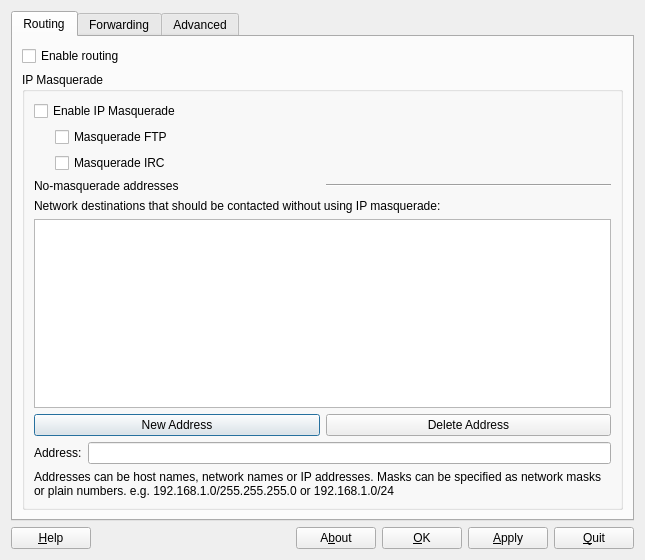
<?xml version="1.0" encoding="UTF-8"?>
<ui version="4.0">
 <class>GuideDogApp</class>
 <widget class="QDialog" name="GuideDogApp">
  <property name="geometry">
   <rect>
    <x>0</x>
    <y>0</y>
    <width>645</width>
    <height>560</height>
   </rect>
  </property>
  <property name="sizePolicy">
   <sizepolicy hsizetype="MinimumExpanding" vsizetype="MinimumExpanding">
    <horstretch>0</horstretch>
    <verstretch>0</verstretch>
   </sizepolicy>
  </property>
  <property name="minimumSize">
   <size>
    <width>645</width>
    <height>560</height>
   </size>
  </property>
  <property name="windowTitle">
   <string>Advanced Network Configuration - Guidedog</string>
  </property>
  <property name="windowIcon">
   <iconset resource="resources.qrc">
    <normaloff>:/images/hi48-app-guidedog.png</normaloff>:/images/hi48-app-guidedog.png</iconset>
  </property>
  <layout class="QVBoxLayout">
   <item>
    <widget class="QTabWidget" name="tabWidget">
     <property name="currentIndex">
      <number>0</number>
     </property>
     <widget class="QWidget" name="routingpage">
      <attribute name="title">
       <string>Routing</string>
      </attribute>
      <layout class="QVBoxLayout">
       <property name="spacing">
        <number>6</number>
       </property>
       <property name="leftMargin">
        <number>9</number>
       </property>
       <property name="topMargin">
        <number>9</number>
       </property>
       <property name="rightMargin">
        <number>9</number>
       </property>
       <property name="bottomMargin">
        <number>9</number>
       </property>
       <item>
        <widget class="QCheckBox" name="routingcheckbox">
         <property name="text">
          <string>Enable routing</string>
         </property>
        </widget>
       </item>
       <item>
        <widget class="QGroupBox" name="groupBox">
         <property name="sizePolicy">
          <sizepolicy hsizetype="Expanding" vsizetype="Expanding">
           <horstretch>0</horstretch>
           <verstretch>0</verstretch>
          </sizepolicy>
         </property>
         <property name="sizeIncrement">
          <size>
           <width>1</width>
           <height>1</height>
          </size>
         </property>
         <property name="title">
          <string>IP Masquerade</string>
         </property>
         <layout class="QVBoxLayout">
          <property name="spacing">
           <number>6</number>
          </property>
          <property name="leftMargin">
           <number>9</number>
          </property>
          <property name="topMargin">
           <number>9</number>
          </property>
          <property name="rightMargin">
           <number>9</number>
          </property>
          <property name="bottomMargin">
           <number>9</number>
          </property>
          <item>
           <widget class="QCheckBox" name="masqueradecheckbox">
            <property name="text">
             <string>Enable IP Masquerade</string>
            </property>
           </widget>
          </item>
          <item>
           <layout class="QHBoxLayout">
            <property name="spacing">
             <number>0</number>
            </property>
            <property name="leftMargin">
             <number>0</number>
            </property>
            <property name="topMargin">
             <number>0</number>
            </property>
            <property name="rightMargin">
             <number>0</number>
            </property>
            <property name="bottomMargin">
             <number>0</number>
            </property>
            <item>
             <spacer>
              <property name="orientation">
               <enum>Qt::Horizontal</enum>
              </property>
              <property name="sizeType">
               <enum>QSizePolicy::Fixed</enum>
              </property>
              <property name="sizeHint" stdset="0">
               <size>
                <width>21</width>
                <height>20</height>
               </size>
              </property>
             </spacer>
            </item>
            <item>
             <layout class="QVBoxLayout">
              <property name="spacing">
               <number>6</number>
              </property>
              <property name="leftMargin">
               <number>0</number>
              </property>
              <property name="topMargin">
               <number>0</number>
              </property>
              <property name="rightMargin">
               <number>0</number>
              </property>
              <property name="bottomMargin">
               <number>0</number>
              </property>
              <item>
               <widget class="QCheckBox" name="masqueradeftpcheckbox">
                <property name="text">
                 <string>Masquerade FTP</string>
                </property>
               </widget>
              </item>
              <item>
               <widget class="QCheckBox" name="masqueradeirccheckbox">
                <property name="text">
                 <string>Masquerade IRC</string>
                </property>
               </widget>
              </item>
             </layout>
            </item>
           </layout>
          </item>
          <item>
           <layout class="QHBoxLayout">
            <property name="spacing">
             <number>6</number>
            </property>
            <property name="leftMargin">
             <number>0</number>
            </property>
            <property name="topMargin">
             <number>0</number>
            </property>
            <property name="rightMargin">
             <number>0</number>
            </property>
            <property name="bottomMargin">
             <number>0</number>
            </property>
            <item>
             <widget class="QLabel" name="label">
              <property name="sizePolicy">
               <sizepolicy hsizetype="Minimum" vsizetype="Preferred">
                <horstretch>0</horstretch>
                <verstretch>0</verstretch>
               </sizepolicy>
              </property>
              <property name="text">
               <string>No-masquerade addresses</string>
              </property>
             </widget>
            </item>
            <item>
             <widget class="Line" name="line">
              <property name="orientation">
               <enum>Qt::Horizontal</enum>
              </property>
             </widget>
            </item>
           </layout>
          </item>
          <item>
           <widget class="QLabel" name="label_2">
            <property name="text">
             <string>Network destinations that should be contacted without using IP masquerade: </string>
            </property>
           </widget>
          </item>
          <item>
           <widget class="QListWidget" name="nomasqlistbox">
            <property name="sizePolicy">
             <sizepolicy hsizetype="Expanding" vsizetype="Expanding">
              <horstretch>0</horstretch>
              <verstretch>0</verstretch>
             </sizepolicy>
            </property>
            <property name="minimumSize">
             <size>
              <width>0</width>
              <height>0</height>
             </size>
            </property>
           </widget>
          </item>
          <item>
           <layout class="QHBoxLayout">
            <property name="spacing">
             <number>6</number>
            </property>
            <property name="leftMargin">
             <number>0</number>
            </property>
            <property name="topMargin">
             <number>0</number>
            </property>
            <property name="rightMargin">
             <number>0</number>
            </property>
            <property name="bottomMargin">
             <number>0</number>
            </property>
            <item>
             <widget class="QPushButton" name="newnomasqbutton">
              <property name="text">
               <string>New Address</string>
              </property>
             </widget>
            </item>
            <item>
             <widget class="QPushButton" name="deleteenomasqbutton">
              <property name="text">
               <string>Delete Address</string>
              </property>
             </widget>
            </item>
           </layout>
          </item>
          <item>
           <layout class="QHBoxLayout">
            <property name="spacing">
             <number>6</number>
            </property>
            <property name="leftMargin">
             <number>0</number>
            </property>
            <property name="topMargin">
             <number>0</number>
            </property>
            <property name="rightMargin">
             <number>0</number>
            </property>
            <property name="bottomMargin">
             <number>0</number>
            </property>
            <item>
             <widget class="QLabel" name="label_3">
              <property name="text">
               <string>Address:</string>
              </property>
             </widget>
            </item>
            <item>
             <widget class="SimeLineEdit" name="nomasqlineedit"/>
            </item>
           </layout>
          </item>
          <item>
           <widget class="QLabel" name="label_4">
            <property name="text">
             <string>Addresses can be host names, network names or IP addresses. Masks can be specified as network masks or plain numbers. e.g. 192.168.1.0/255.255.255.0 or 192.168.1.0/24</string>
            </property>
            <property name="wordWrap">
             <bool>true</bool>
            </property>
           </widget>
          </item>
         </layout>
        </widget>
       </item>
      </layout>
     </widget>
     <widget class="QWidget" name="forwardingpage">
      <attribute name="title">
       <string>Forwarding</string>
      </attribute>
      <layout class="QVBoxLayout">
       <property name="spacing">
        <number>6</number>
       </property>
       <property name="leftMargin">
        <number>9</number>
       </property>
       <property name="topMargin">
        <number>9</number>
       </property>
       <property name="rightMargin">
        <number>9</number>
       </property>
       <property name="bottomMargin">
        <number>9</number>
       </property>
       <item>
        <widget class="QLabel" name="label_5">
         <property name="text">
          <string>Port forwarding rules:</string>
         </property>
        </widget>
       </item>
       <item>
        <widget class="QListWidget" name="forwardlistbox"/>
       </item>
       <item>
        <layout class="QHBoxLayout">
         <property name="spacing">
          <number>6</number>
         </property>
         <property name="leftMargin">
          <number>0</number>
         </property>
         <property name="topMargin">
          <number>0</number>
         </property>
         <property name="rightMargin">
          <number>0</number>
         </property>
         <property name="bottomMargin">
          <number>0</number>
         </property>
         <item>
          <widget class="QPushButton" name="newforwardbutton">
           <property name="text">
            <string>New rule</string>
           </property>
          </widget>
         </item>
         <item>
          <widget class="QPushButton" name="deleteforwardbutton">
           <property name="text">
            <string>Delete rule</string>
           </property>
          </widget>
         </item>
        </layout>
       </item>
       <item>
        <layout class="QHBoxLayout">
         <property name="spacing">
          <number>6</number>
         </property>
         <property name="leftMargin">
          <number>0</number>
         </property>
         <property name="topMargin">
          <number>0</number>
         </property>
         <property name="rightMargin">
          <number>0</number>
         </property>
         <property name="bottomMargin">
          <number>0</number>
         </property>
         <item>
          <widget class="QGroupBox" name="groupBox_2">
           <property name="title">
            <string>Original destination</string>
           </property>
           <layout class="QVBoxLayout">
            <property name="spacing">
             <number>6</number>
            </property>
            <property name="leftMargin">
             <number>9</number>
            </property>
            <property name="topMargin">
             <number>9</number>
            </property>
            <property name="rightMargin">
             <number>9</number>
            </property>
            <property name="bottomMargin">
             <number>9</number>
            </property>
            <item>
             <layout class="QGridLayout">
              <property name="leftMargin">
               <number>0</number>
              </property>
              <property name="topMargin">
               <number>0</number>
              </property>
              <property name="rightMargin">
               <number>0</number>
              </property>
              <property name="bottomMargin">
               <number>0</number>
              </property>
              <property name="spacing">
               <number>6</number>
              </property>
              <item row="0" column="2">
               <widget class="QSpinBox" name="originalportspinbox">
                <property name="maximum">
                 <number>65535</number>
                </property>
               </widget>
              </item>
              <item row="1" column="0">
               <widget class="QLabel" name="label_9">
                <property name="text">
                 <string>IP Address:</string>
                </property>
               </widget>
              </item>
              <item row="0" column="1">
               <widget class="QComboBox" name="portprotocolcombobox">
                <item>
                 <property name="text">
                  <string>TCP</string>
                 </property>
                </item>
                <item>
                 <property name="text">
                  <string>UDP</string>
                 </property>
                </item>
               </widget>
              </item>
              <item row="0" column="0">
               <widget class="QLabel" name="label_8">
                <property name="text">
                 <string>Port:</string>
                </property>
               </widget>
              </item>
             </layout>
            </item>
            <item>
             <layout class="QGridLayout">
              <property name="leftMargin">
               <number>0</number>
              </property>
              <property name="topMargin">
               <number>0</number>
              </property>
              <property name="rightMargin">
               <number>0</number>
              </property>
              <property name="bottomMargin">
               <number>0</number>
              </property>
              <property name="spacing">
               <number>6</number>
              </property>
              <item row="0" column="1" colspan="2">
               <widget class="QRadioButton" name="originalthismachineradio">
                <property name="text">
                 <string>This &amp;machine</string>
                </property>
               </widget>
              </item>
              <item row="0" column="0">
               <spacer>
                <property name="orientation">
                 <enum>Qt::Horizontal</enum>
                </property>
                <property name="sizeHint" stdset="0">
                 <size>
                  <width>21</width>
                  <height>20</height>
                 </size>
                </property>
               </spacer>
              </item>
              <item row="1" column="1">
               <widget class="QRadioButton" name="originalspecifyradio">
                <property name="text">
                 <string>Sp&amp;ecify:</string>
                </property>
               </widget>
              </item>
              <item row="1" column="2">
               <widget class="SimeLineEdit" name="originalspecifylineedit"/>
              </item>
             </layout>
            </item>
           </layout>
          </widget>
         </item>
         <item>
          <widget class="QLabel" name="arrow">
           <property name="text">
            <string/>
           </property>
           <property name="pixmap">
            <pixmap resource="resources.qrc">:/images/little_right_arrow.png</pixmap>
           </property>
          </widget>
         </item>
         <item>
          <widget class="QGroupBox" name="groupBox_3">
           <property name="title">
            <string>New destination</string>
           </property>
           <layout class="QVBoxLayout">
            <property name="spacing">
             <number>6</number>
            </property>
            <property name="leftMargin">
             <number>9</number>
            </property>
            <property name="topMargin">
             <number>9</number>
            </property>
            <property name="rightMargin">
             <number>9</number>
            </property>
            <property name="bottomMargin">
             <number>9</number>
            </property>
            <item>
             <layout class="QGridLayout">
              <property name="leftMargin">
               <number>0</number>
              </property>
              <property name="topMargin">
               <number>0</number>
              </property>
              <property name="rightMargin">
               <number>0</number>
              </property>
              <property name="bottomMargin">
               <number>0</number>
              </property>
              <property name="spacing">
               <number>6</number>
              </property>
              <item row="1" column="0">
               <widget class="QLabel" name="label_10">
                <property name="text">
                 <string>IP Address:</string>
                </property>
               </widget>
              </item>
              <item row="0" column="1">
               <widget class="QSpinBox" name="newportspinbox">
                <property name="maximum">
                 <number>65535</number>
                </property>
               </widget>
              </item>
              <item row="0" column="0">
               <widget class="QLabel" name="label_11">
                <property name="text">
                 <string>Port:</string>
                </property>
               </widget>
              </item>
             </layout>
            </item>
            <item>
             <layout class="QGridLayout">
              <property name="leftMargin">
               <number>0</number>
              </property>
              <property name="topMargin">
               <number>0</number>
              </property>
              <property name="rightMargin">
               <number>0</number>
              </property>
              <property name="bottomMargin">
               <number>0</number>
              </property>
              <property name="spacing">
               <number>6</number>
              </property>
              <item row="0" column="1" colspan="2">
               <widget class="QRadioButton" name="newthismachineradio">
                <property name="text">
                 <string>Th&amp;is machine</string>
                </property>
               </widget>
              </item>
              <item row="0" column="0">
               <spacer>
                <property name="orientation">
                 <enum>Qt::Horizontal</enum>
                </property>
                <property name="sizeHint" stdset="0">
                 <size>
                  <width>21</width>
                  <height>20</height>
                 </size>
                </property>
               </spacer>
              </item>
              <item row="1" column="1">
               <widget class="QRadioButton" name="newspecifyradio">
                <property name="text">
                 <string>Specify:</string>
                </property>
               </widget>
              </item>
              <item row="1" column="2">
               <widget class="SimeLineEdit" name="newspecifylineedit"/>
              </item>
             </layout>
            </item>
           </layout>
          </widget>
         </item>
        </layout>
       </item>
       <item>
        <layout class="QHBoxLayout">
         <property name="spacing">
          <number>6</number>
         </property>
         <property name="leftMargin">
          <number>0</number>
         </property>
         <property name="topMargin">
          <number>0</number>
         </property>
         <property name="rightMargin">
          <number>0</number>
         </property>
         <property name="bottomMargin">
          <number>0</number>
         </property>
         <item>
          <widget class="QLabel" name="label_6">
           <property name="text">
            <string>Comment:</string>
           </property>
          </widget>
         </item>
         <item>
          <widget class="QLineEdit" name="commentlineedit"/>
         </item>
        </layout>
       </item>
      </layout>
     </widget>
     <widget class="QWidget" name="advancedpage">
      <attribute name="title">
       <string>Advanced</string>
      </attribute>
      <layout class="QVBoxLayout">
       <property name="spacing">
        <number>6</number>
       </property>
       <property name="leftMargin">
        <number>9</number>
       </property>
       <property name="topMargin">
        <number>9</number>
       </property>
       <property name="rightMargin">
        <number>9</number>
       </property>
       <property name="bottomMargin">
        <number>9</number>
       </property>
       <item>
        <widget class="QCheckBox" name="disablecheckbox">
         <property name="text">
          <string>Disable Guidedog</string>
         </property>
        </widget>
       </item>
       <item>
        <widget class="QGroupBox" name="groupBox_4">
         <property name="sizePolicy">
          <sizepolicy hsizetype="MinimumExpanding" vsizetype="MinimumExpanding">
           <horstretch>0</horstretch>
           <verstretch>0</verstretch>
          </sizepolicy>
         </property>
         <property name="title">
          <string>Import/Export</string>
         </property>
         <layout class="QVBoxLayout">
          <property name="spacing">
           <number>6</number>
          </property>
          <property name="leftMargin">
           <number>9</number>
          </property>
          <property name="topMargin">
           <number>9</number>
          </property>
          <property name="rightMargin">
           <number>9</number>
          </property>
          <property name="bottomMargin">
           <number>9</number>
          </property>
          <item>
           <widget class="QLabel" name="label_12">
            <property name="text">
             <string>Description:</string>
            </property>
           </widget>
          </item>
          <item>
           <widget class="QTextEdit" name="descriptionedit"/>
          </item>
          <item>
           <layout class="QHBoxLayout">
            <property name="spacing">
             <number>6</number>
            </property>
            <property name="leftMargin">
             <number>0</number>
            </property>
            <property name="topMargin">
             <number>0</number>
            </property>
            <property name="rightMargin">
             <number>0</number>
            </property>
            <property name="bottomMargin">
             <number>0</number>
            </property>
            <item>
             <widget class="QPushButton" name="importbutton">
              <property name="text">
               <string>Import...</string>
              </property>
             </widget>
            </item>
            <item>
             <widget class="QPushButton" name="exportbutton">
              <property name="text">
               <string>Export...</string>
              </property>
             </widget>
            </item>
           </layout>
          </item>
         </layout>
        </widget>
       </item>
      </layout>
     </widget>
    </widget>
   </item>
   <item>
    <layout class="QHBoxLayout" name="horizontalLayout">
     <item>
      <widget class="QPushButton" name="helpButton">
       <property name="text">
        <string>&amp;Help</string>
       </property>
      </widget>
     </item>
     <item>
      <spacer name="horizontalSpacer">
       <property name="orientation">
        <enum>Qt::Horizontal</enum>
       </property>
       <property name="sizeHint" stdset="0">
        <size>
         <width>40</width>
         <height>20</height>
        </size>
       </property>
      </spacer>
     </item>
     <item>
      <widget class="QPushButton" name="aboutButton">
       <property name="text">
        <string>A&amp;bout</string>
       </property>
      </widget>
     </item>
     <item>
      <widget class="QPushButton" name="okButton">
       <property name="text">
        <string>&amp;OK</string>
       </property>
      </widget>
     </item>
     <item>
      <widget class="QPushButton" name="applyButton">
       <property name="text">
        <string>&amp;Apply</string>
       </property>
      </widget>
     </item>
     <item>
      <widget class="QPushButton" name="quitButton">
       <property name="text">
        <string>&amp;Quit</string>
       </property>
      </widget>
     </item>
    </layout>
   </item>
  </layout>
 </widget>
 <customwidgets>
  <customwidget>
   <class>SimeLineEdit</class>
   <extends>QLineEdit</extends>
   <header>simelineedit.h</header>
  </customwidget>
 </customwidgets>
 <resources>
  <include location="resources.qrc"/>
 </resources>
 <connections/>
</ui>
